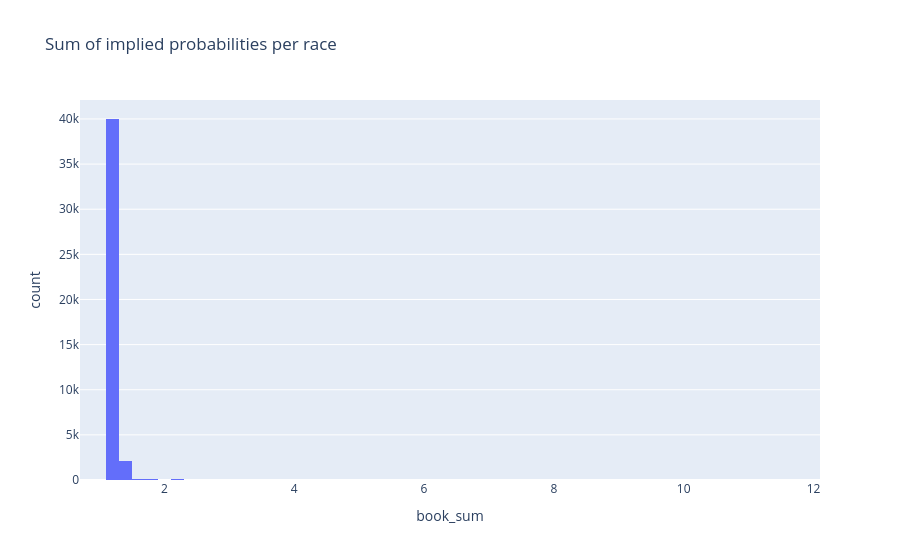

Notebook code for this chart:
### Code cell
px.histogram(implied, x="book_sum", nbins=60, title="Sum of implied probabilities per race")

### Figure 1 — Plotly figure (JSON) as saved in the notebook; plotly's stock layout.template omitted (floating-point values rounded to 4 significant figures; data arrays with more than 128 entries replaced by an {"elided": "..."} marker saying what was removed)
{"data": [{"bingroup": "x", "hovertemplate": "book_sum=%{x}<br>count=%{y}<extra></extra>", "legendgroup": "", "marker": {"color": "#636efa", "pattern": {"shape": ""}}, "name": "", "nbinsx": 60, "orientation": "v", "showlegend": false, "type": "histogram", "x": {"elided": "42618 float values"}, "xaxis": "x", "yaxis": "y"}], "layout": {"barmode": "relative", "legend": {"tracegroupgap": 0}, "title": {"text": "Sum of implied probabilities per race"}, "xaxis": {"anchor": "y", "domain": [0, 1], "title": {"text": "book_sum"}}, "yaxis": {"anchor": "x", "domain": [0, 1], "title": {"text": "count"}}}}
